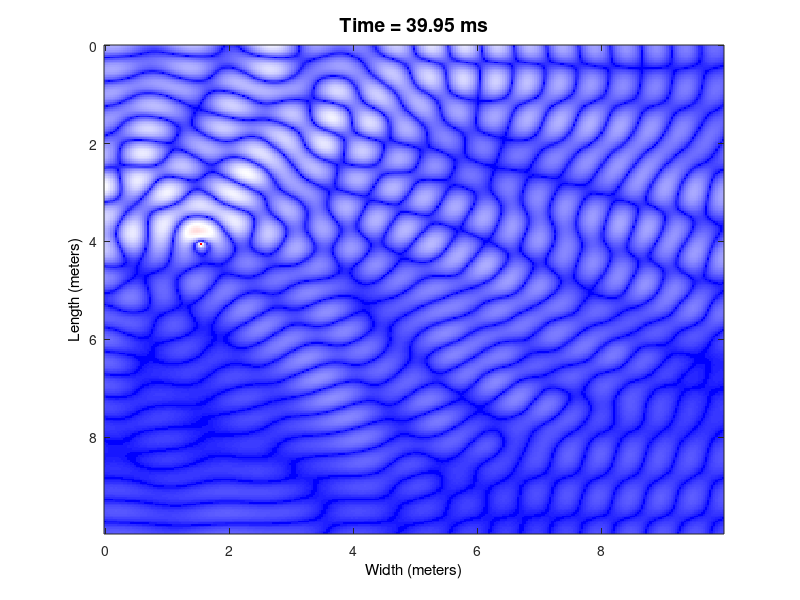

MATLAB code to generate this figure:
% twoD.m
% Adam Hill
% January 9, 2009

%%Initz Matlab
clear all;

close all;

figure('color', 'w');

%Colormap
CMAP = zeros(256,3);
cl1 = [0 0 1]; %blue
cl2 = [1 1 1]; %white
cl3 = [1 0 0]; %red
 for ncmap = 1 : 128
    fcmap = (ncmap - 1)/128;
    ccmap = (1 - sqrt(fcmap))*cl1 + sqrt(fcmap) * cl2;
    CMAP(ncmap,:)= ccmap;
    ccmap = (1 - fcmap^2)* cl2 + fcmap^2*cl3;
    CMAP(128+ncmap,:) = ccmap;
 end
%%Initz Variables

%Units

%Distance
meters      = 1;
centimeters = 1e-2 * meters;
millimeters = 1e-3 * meters;
inches      = 2.54 * centimeters;
feet        = 12 * inches;
%Time
seconds     = 1; 
hertz       = 1/seconds;
kilohertz   = 1e3 * hertz;
megahertz   = 1e6 * hertz;
gigahertz   = 1e9 * hertz;

% constants
c     = 343 * meters / seconds; %Speed of sound m/s
rho    = 1.21; %Density of air kg/m^3

%%
%%Hard Code Variables
%MAke Movie
makeMovie = 0;
movie_name = 'first2dfdtd.avi';
%Maximum calculation frequency
fmax = 1000 * hertz;
%grid size
gx = (c / fmax) / 10 ;
%Dims
%Dim Size (m)
lx = 10*meters;
ly = 10*meters;

xcells = ceil(lx/gx);
ycells = ceil(lx/gx);

%Boundary Absorption Coefs (0 to 1)
alphaL = 0.4;
alphaR = 0.8;
alphaF = 0.5;
alphaB = 0.25;

%number of sources
snum = 1;
%source locations (x y z))
s1posloc = [ceil(xcells/2.7) ceil(ycells/6.4)];
s1negloc = [(s1posloc(1)+10) (s1posloc(2))];
% s1posloc = [100 101 102 103 104 105 106 107 108 109; 80 80 80 80 80 80 80 80 80 80];
% s1boundloc = [100 101 102 103 104 105 106 107 108 109; 81 81 81 81 81 81 81 81 81 81];
% s1negloc = [100 101 102 103 104 105 106 107 108 109; 82 82 82 82 82 82 82 82 82 82];
%source frequency
s1Freq = 400;

%source phase
s1Phase = 0;

%Source amplitude 
A = 1;

%source size(m) (x y z)
s1size = [1 1 1];

%Time of sim
dt = 1/ (c*sqrt(3/(gx)^2));
% dt = 3.35563e-4;
T = (seconds / fmax) * 40 ;

% generate the source(s) & determine number of time steps needed

tnum = ceil(T/dt);
source1 = zeros(1,tnum);

%generate source grid size

%             t0 = ceil(T/dt) + 1;
            t0 = 10;
            t1 = 0 : dt : T;
            phi = s1Phase*pi;
            y = A*sin(2*pi*s1Freq*t1 + phi);
            gain = linspace(0, 1, ceil(length(y)/10));
            temp = ones(1, length(y));
            temp(1 : ceil(length(y)/10)) = gain;
            y = y.*temp;
            source1(1, t0 : t0 + ceil(T/dt) - 1) = y;
            
            t0 = 10;
            t1 = 0 : dt : T;
            phi = -1.6*pi;
            y = A*sin(2*pi*s1Freq*t1 + phi);
            gain = linspace(0, 1, ceil(length(y)/10));
            temp = ones(1, length(y));
            temp(1 : ceil(length(y)/10)) = gain;
            y = y.*temp;
            source2(1, t0 : t0 + ceil(T/dt) - 1) = y;

% initialize the velocity and pressure matrices (matrices are set up in a
% y by x fashion to properly display the 2D space (y = rows, x = columns))
p = zeros(ycells - 1, xcells - 1);
ux = zeros(ycells - 1, xcells);
uy = zeros(ycells, xcells - 1);

% set up the multiplication constants for the update equations
uCx = dt/(gx*rho);
uCy = dt/(gx*rho);
pCx = c^2*rho*dt/gx;
pCy = c^2*rho*dt/gx;

% set the wall reflection coefficients
% if alphaX = 0, then slightly adjust to avoid infinite characteristic
% impedance.
if alphaR == 0
   alphaR = 1e-016; 
end
if alphaL == 0
   alphaL = 1e-016; 
end
if alphaF == 0
   alphaF = 1e-016; 
end
if alphaB == 0
   alphaB = 1e-016; 
end
% set the characteristic impedances of the walls
ZR = rho*c*(1 + sqrt(1 - alphaR))/(1 - sqrt(1 - alphaR));
ZL = rho*c*(1 + sqrt(1 - alphaL))/(1 - sqrt(1 - alphaL));
ZT = rho*c*(1 + sqrt(1 - alphaF))/(1 - sqrt(1 - alphaF));
ZB = rho*c*(1 + sqrt(1 - alphaB))/(1 - sqrt(1 - alphaB));

% calulcate the coefficients used for the boundary conditions
Rx = rho*gx/dt;
Ry = rho*gx/dt;

% plot vectors
linex = linspace(0, lx - gx, xcells-1);
liney = linspace(0, ly - gx, ycells-1);

if makeMovie > 0
    vidObj = VideoWriter(movie_name);
    open(vidObj);
end
% loop to update the velocities and pressures over the time steps, n
for n = 1 : tnum
    % update the non-boundary condition nodes for velocity
    ux(:, 2:end-1) = ux(:, 2:end-1) - uCx*(p(:, 2:end) - p(:, 1:end-1));
    uy(2:end-1, :) = uy(2:end-1, :) - uCy*(p(2:end, :) - p(1:end-1, :));

    % update the velocity at the right wall
    ux(:, end) = ((Rx - ZR)/(Rx + ZR))*ux(:, end) ...
        + (2/(Rx + ZR))*p(:, end);

    %update the velocity at the left wall
    ux(:, 1) = ((Rx - ZL)/(Rx + ZL))*ux(:, 1) - (2/(Rx + ZL))*p(:, 1);

    %update the velocity at the top wall
    uy(end, :) = ((Ry - ZT)/(Ry + ZT))*uy(end, :) ...
        + (2/(Ry + ZT))*p(end, :);

    %update the velocity at the bottom wall
    uy(1, :) = ((Ry - ZB)/(Ry + ZB))*uy(1, :) - (2/(Ry + ZB))*p(1, :);

    % update the pressure at all nodes
    p = p - pCx*(ux(:, 2:end) - ux(:, 1:end-1))...
        - pCy*(uy(2:end, :) - uy(1:end-1, :));
    % set the pressure at the source location
    % NOTE: source vectors for unused drivers will be zeros
    p(s1posloc(:,1),s1posloc(:,2)) = p(s1posloc(:,1),s1posloc(:,2)) + source1(n);
    p(s1negloc(:,1),s1negloc(:,2)) = p(s1negloc(:,1),s1negloc(:,2)) + source2(n);
%     p(s1boundloc(:,1),s1boundloc(:,2)) = 0;
%     power(n) = 20*log10(abs(max(p)));
if ~mod(n,2)
    %PLOTTING SECTION
    if makeMovie > 0
    close all;
    end
%         surf(linex, liney, abs(p));
        imagesc(linex, liney, abs(p));
%         imagesc(linex, liney, p);
        shading interp;
        colormap(CMAP);
%         colorbar();
%         caxis([min(source1) max(source1)])
        title(sprintf('Time = %.2f ms',n*dt*1e3),...
            'Color',[0 0 0],'FontSize', 14);
        xlabel('Width (meters)', 'Color', [0 0 0]);
        ylabel('Length (meters)', 'Color', [0 0 0]);
        view(2);
%         view([25.6 61.2]);
        drawnow;
        if makeMovie > 0
        %Make movie
        Frame = getframe();
        writeVideo(vidObj, Frame);
        end
    end
end
if makeMovie > 0
close(vidObj);
end